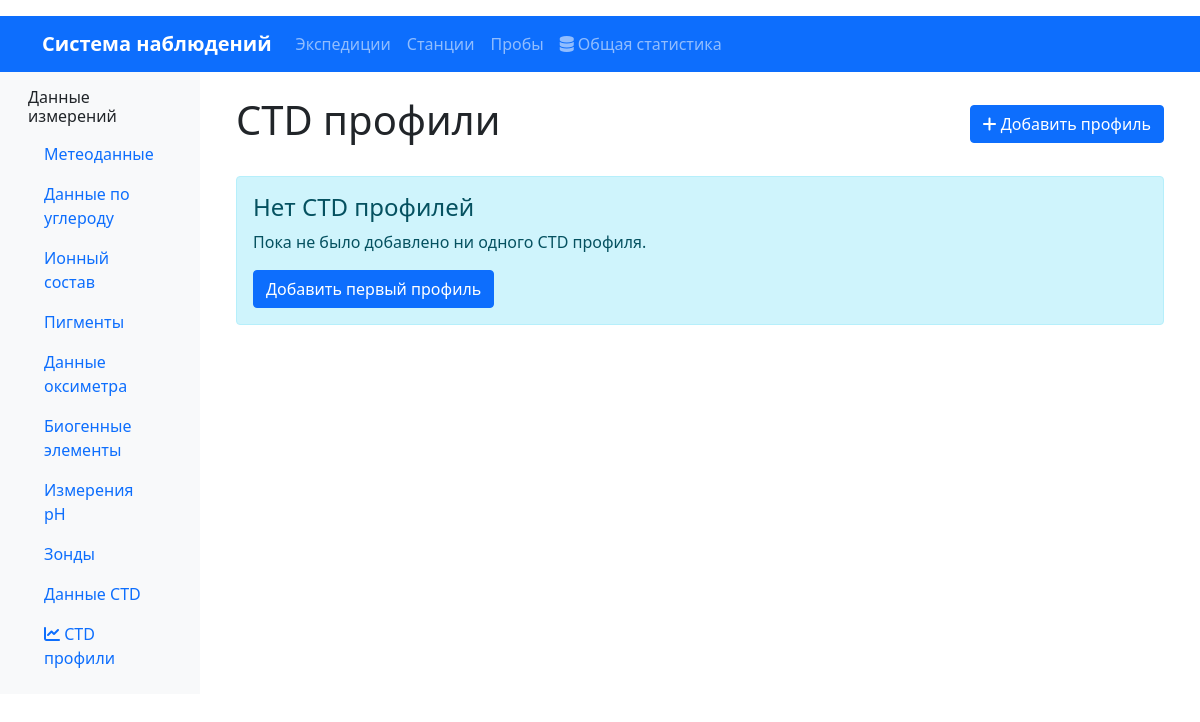
/ctd-profiles/, run on an earlier commit of the app's database.
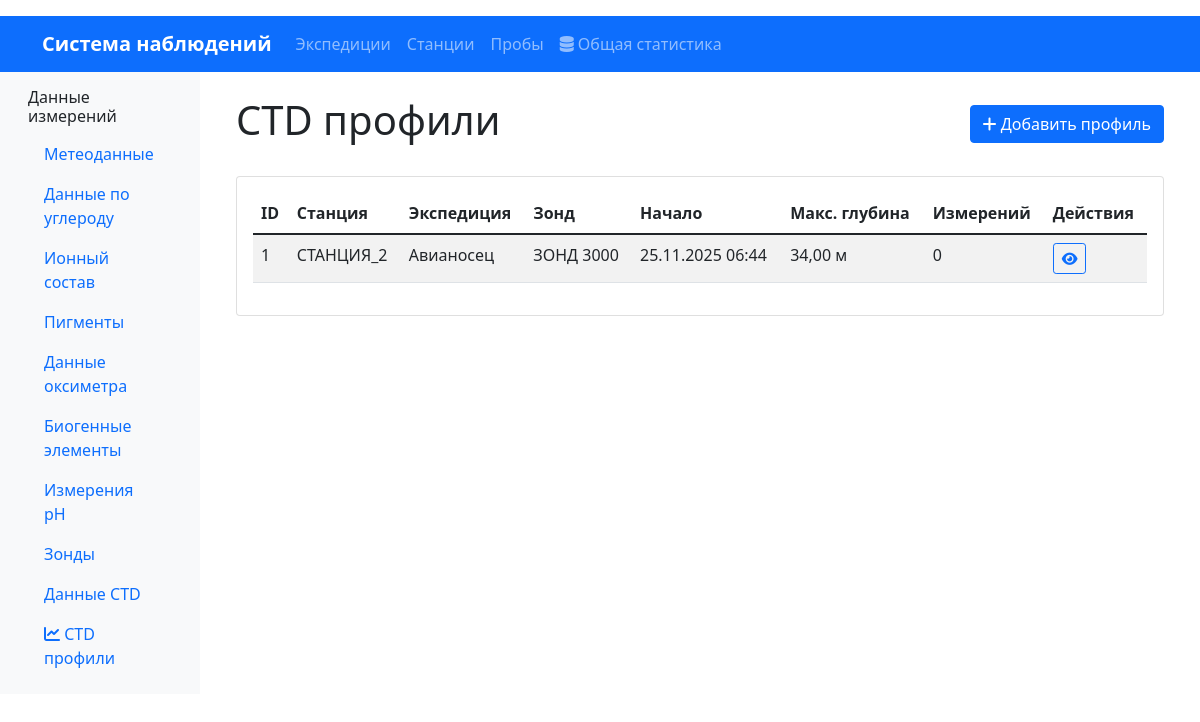
And on a later commit of the database.
### oceanography/models.py (models this page shows, shortened)
class CTDProfile(models.Model):
    profile_id = models.AutoField(primary_key=True)
    station = models.ForeignKey(Station, on_delete=models.CASCADE, verbose_name="Станция", related_name='ctd_profiles')
    probe = models.ForeignKey(Probe, on_delete=models.CASCADE, verbose_name="Зонд", related_name='ctd_profiles')
    start_datetime = models.DateTimeField(verbose_name="Время начала профилирования")
    end_datetime = models.DateTimeField(verbose_name="Время окончания профилирования")
    max_depth = models.DecimalField(max_digits=7, decimal_places=2, verbose_name="Максимальная глубина профиля (м)")
    data_file = models.FileField(upload_to='ctd_profiles/', null=True, blank=True, verbose_name="Файл с данными")
    comment = models.TextField(blank=True, verbose_name="Комментарии к профилю")
    class Meta:
        db_table = 'ctd_profiles'
        verbose_name = "CTD профиль"
        verbose_name_plural = "CTD профили"
        indexes = [
            models.Index(fields=['station', 'start_datetime']),
            models.Index(fields=['start_datetime']),
        ]
        ordering = ['station', 'start_datetime']

class Station(models.Model):
    station_id = models.AutoField(primary_key=True)
    expedition = models.ForeignKey(Expedition, on_delete=models.CASCADE, verbose_name="Экспедиция", related_name='stations')
    station_name = models.CharField(max_length=200, verbose_name="Название станции")
    datetime = models.DateTimeField(verbose_name="Дата и время станции")  # НОВОЕ ПОЛЕ
    latitude = models.DecimalField(max_digits=9, decimal_places=6, verbose_name="Широта")
    longitude = models.DecimalField(max_digits=9, decimal_places=6, verbose_name="Долгота")
    bottom_depth = models.DecimalField(max_digits=7, decimal_places=2, null=True, blank=True, verbose_name="Глубина дна (м)")
    secchi_depth = models.DecimalField(max_digits=5, decimal_places=2, null=True, blank=True, verbose_name="Прозрачность по диску Секки (м)")
    class Meta:
        db_table = 'stations'
        verbose_name = "Станция"
        verbose_name_plural = "Станции"
        indexes = [
            models.Index(fields=['expedition', 'datetime']),
            models.Index(fields=['latitude', 'longitude']),
            models.Index(fields=['datetime']),
        ]
        unique_together = ['expedition', 'datetime']
        ordering = ['expedition', 'datetime']

class Expedition(models.Model):
    expedition_id = models.AutoField(primary_key=True)
    start_date = models.DateField(verbose_name="Дата начала экспедиции")
    end_date = models.DateField(verbose_name="Дата окончания экспедиции")
    platform = models.CharField(max_length=200, verbose_name="Название судна/платформы")
    area = models.CharField(max_length=300, verbose_name="Район работ")
    class Meta:
        db_table = 'expeditions'
        verbose_name = "Экспедиция"
        verbose_name_plural = "Экспедиции"
        indexes = [
            models.Index(fields=['start_date']),
            models.Index(fields=['platform']),
            models.Index(fields=['area']),
        ]
        ordering = ['-start_date']

class Probe(models.Model):
    probe_id = models.AutoField(primary_key=True)
    probe_name = models.CharField(max_length=100, verbose_name="Название/модель зонда")
    description = models.TextField(blank=True, verbose_name="Описание характеристик")
    class Meta:
        db_table = 'probes'
        verbose_name = "Зонд"
        verbose_name_plural = "Зонды"

### oceanography/views.py (the view)
# urls.py: path('ctd-profiles/', CTDProfileListView.as_view(), name='ctd_profile_list'),
class CTDProfileListView(ViewAccessLoggingMixin, ListView):
    model = CTDProfile
    template_name = 'oceanography/ctd_profile_list.html'
    context_object_name = 'profiles'
    paginate_by = 20
    def get_queryset(self):
        return CTDProfile.objects.select_related(
            'station', 'station__expedition', 'probe'
        ).prefetch_related('measurements').order_by('-start_datetime')
    def get_context_data(self, **kwargs):
        context = super().get_context_data(**kwargs)
        context['breadcrumbs'] = [
            {'url': reverse('oceanography:home'), 'name': 'Главная'},
            {'url': '', 'name': 'CTD профили'}
        ]
        return context

### oceanography/logger.py (called while the page is built)
    def _get_user_info(self, request):
        if hasattr(request, 'user') and not isinstance(request.user, AnonymousUser):
            return f"{request.user.username} (ID: {request.user.id})"
        else:
            return "Anonymous User"

    def _get_client_info(self, request):
        ip = request.META.get('REMOTE_ADDR', 'Unknown IP')
        user_agent = request.META.get('HTTP_USER_AGENT', 'Unknown Agent')
        return f"IP: {ip}, Agent: {user_agent[:100]}..."

    def log_action(self, request, action, target=None, details=None, status='success'):
        user_info = self._get_user_info(request)
        client_info = self._get_client_info(request)
        log_message = f"USER: {user_info} | ACTION: {action}"
        if target:
            log_message += f" | TARGET: {target}"
        if details:
            log_message += f" | DETAILS: {details}"
        log_message += f" | STATUS: {status} | {client_info}"
        if status == 'error':
            self.logger.error(log_message)
        else:
            self.logger.info(log_message)

### oceanography/mixins.py (called while the page is built)
    def dispatch(self, request, *args, **kwargs):
        try:
            response = super().dispatch(request, *args, **kwargs)
        except Exception:
            self._log_view_access(request, kwargs, status='error')
            raise
        else:
            self._log_view_access(request, kwargs)
            return response

    def _log_view_access(self, request, view_kwargs, status='success'):
        action = self.access_action or self._derive_action_name()
        target = f"Path: {request.get_full_path()}"
        details = self._build_details(request, view_kwargs)
        user_action_logger.log_action(
            request,
            action,
            target=target,
            details=details,
            status=status
        )

    def _derive_action_name(self):
        if hasattr(self, 'model') and self.model:
            return f"VIEW {self.model.__name__}"
        return f"VIEW {self.__class__.__name__}"

    def _build_details(self, request, view_kwargs):
        details_parts = []
        if view_kwargs:
            details_parts.append(f"kwargs={self._stringify_mapping(view_kwargs)}")
        if request.GET:
            details_parts.append(
                f"query={self._stringify_querydict(request.GET)}"
            )
        return " | ".join(details_parts) if details_parts else None

### oceanography/templates/oceanography/ctd_profile_list.html (shortened to what this page needs)
{% extends 'base.html' %}
{% block content %}
<div class="d-flex justify-content-between align-items-center mb-4">
    <h1>CTD профили</h1>
    <a href="{% url 'oceanography:ctd_profile_create' %}" class="btn btn-primary">
        <i class="fas fa-plus"></i> Добавить профиль
    </a>
</div>
{% if profiles %}
    <div class="card">
        <div class="card-body">
            <div class="table-responsive">
                <table class="table table-striped">
                    <thead>
                        <tr>
                            <th>ID</th>
                            <th>Станция</th>
                            <th>Экспедиция</th>
                            <th>Зонд</th>
                            <th>Начало</th>
                            <th>Макс. глубина</th>
                            <th>Измерений</th>
                            <th>Действия</th>
                        </tr>
                    </thead>
                    <tbody>
                        {% for profile in profiles %}
                        <tr>
                            <td>{{ profile.profile_id }}</td>
                            <td>{{ profile.station.station_name }}</td>
                            <td>{{ profile.station.expedition.platform }}</td>
                            <td>{{ profile.probe.probe_name }}</td>
                            <td>{{ profile.start_datetime|date:"d.m.Y H:i" }}</td>
                            <td>{{ profile.max_depth }} м</td>
                            <td>{{ profile.measurements.count }}</td>
                            <td>
                                <a href="{% url 'oceanography:ctd_profile_detail' profile.pk %}"
                                   class="btn btn-sm btn-outline-primary">
                                    <i class="fas fa-eye"></i>
                                </a>
                            </td>
                        </tr>
                        {% endfor %}
                    </tbody>
                </table>
            </div>
        </div>
    </div>
{% else %}
    <div class="alert alert-info">
        <h4>Нет CTD профилей</h4>
        <p>Пока не было добавлено ни одного CTD профиля.</p>
        <a href="{% url 'oceanography:ctd_profile_create' %}" class="btn btn-primary">
            Добавить первый профиль
        </a>
    </div>
{% endif %}
{% endblock %}

### oceanography/templates/base.html (shortened to what this page needs)
<!DOCTYPE html>
<html lang="ru">
<head>
    <link href="https://cdn.jsdelivr.net/npm/bootstrap@5.1.3/dist/css/bootstrap.min.css" rel="stylesheet">
    <link rel="stylesheet" href="https://cdnjs.cloudflare.com/ajax/libs/font-awesome/6.0.0/css/all.min.css">
</head>
<body>
    <nav class="navbar navbar-expand-lg navbar-dark bg-primary">
    <div class="container">
        <a class="navbar-brand" href="{% url 'oceanography:home' %}">Система наблюдений</a>
        <div class="collapse navbar-collapse" id="navbarNav">
            <ul class="navbar-nav">
                <li class="nav-item">
                    <a class="nav-link" href="{% url 'oceanography:expedition_list' %}">Экспедиции</a>
                </li>
                <li class="nav-item">
                    <a class="nav-link" href="{% url 'oceanography:data_stations' %}">Станции</a>
                </li>
                <li class="nav-item">
                    <a class="nav-link" href="{% url 'oceanography:data_samples' %}">Пробы</a>
                </li>
                <li class="nav-item">
                    <a class="nav-link" href="{% url 'oceanography:data_overview' %}">
                        <i class="fas fa-database"></i> Общая статистика
                    </a>
                </li>
            </ul>
        </div>
    </div>
</nav>
    <div class="container-fluid">
        <div class="row">
            <div class="col-md-2 sidebar">
                <div class="p-3">
    <h6>Данные измерений</h6>
    <ul class="nav nav-pills flex-column">
        <li class="nav-item">
            <a class="nav-link" href="{% url 'oceanography:data_meteo' %}">Метеоданные</a>
        </li>
        <li class="nav-item">
            <a class="nav-link" href="{% url 'oceanography:data_carbon' %}">Данные по углероду</a>
        </li>
        <li class="nav-item">
            <a class="nav-link" href="{% url 'oceanography:data_ionic' %}">Ионный состав</a>
        </li>
        <li class="nav-item">
            <a class="nav-link" href="{% url 'oceanography:data_pigments' %}">Пигменты</a>
        </li>
        <li class="nav-item">
            <a class="nav-link" href="{% url 'oceanography:data_oxymetr' %}">Данные оксиметра</a>
        </li>
        <li class="nav-item">
            <a class="nav-link" href="{% url 'oceanography:data_nutrients' %}">Биогенные элементы</a>
        </li>
        <li class="nav-item">
            <a class="nav-link" href="{% url 'oceanography:data_ph' %}">Измерения pH</a>
        </li>
        <li class="nav-item">
            <a class="nav-link" href="{% url 'oceanography:data_probes' %}">Зонды</a>
        </li>
        <li class="nav-item">
            <a class="nav-link" href="{% url 'oceanography:data_ctd' %}">Данные CTD</a>
        </li>
        <li class="nav-item">
            <a class="nav-link" href="{% url 'oceanography:ctd_profile_list' %}">
                <i class="fas fa-chart-line"></i> CTD профили
            </a>
        </li>
    </ul>
</div>
            </div>
            <div class="col-md-10">
                <div class="p-4">
                    {% block content %}
                    {% endblock %}
                </div>
            </div>
        </div>
    </div>
</body>
</html>

### oceanography/templates/base.html (style rules this page uses)
.navbar-brand { font-weight: bold; }
.sidebar { background-color: #f8f9fa; }
.card { transition: transform 0.2s; }

What changed in the data, as far as the page shows it:
added CTDProfile: profile_id "1", station.station_name "СТАНЦИЯ_2", station.expedition.platform "Авианосец", probe.probe_name "ЗОНД 3000", start_datetime "25.11.2025 06:44", max_depth "34,00", measurements.count "0"
Also different on the page:
text no longer shown: "Нет CTD профилей Пока не было добавлено ни одного CTD профиля. Добавить первый профиль"
text now shown: "ID Станция Экспедиция Зонд Начало Макс. глубина Измерений Действия"
